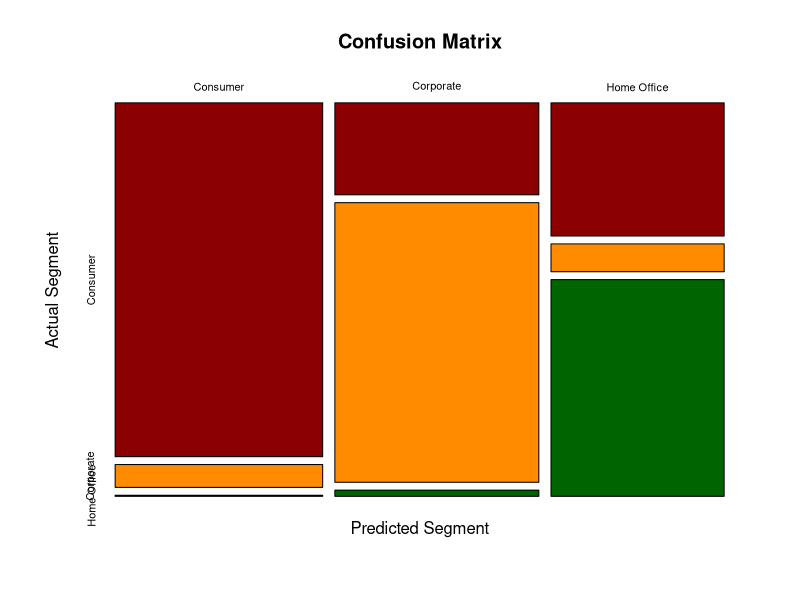
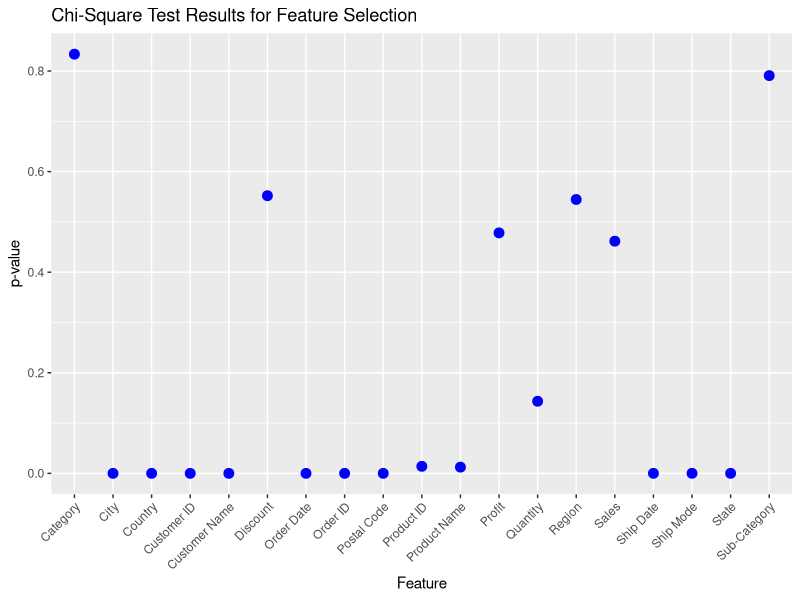
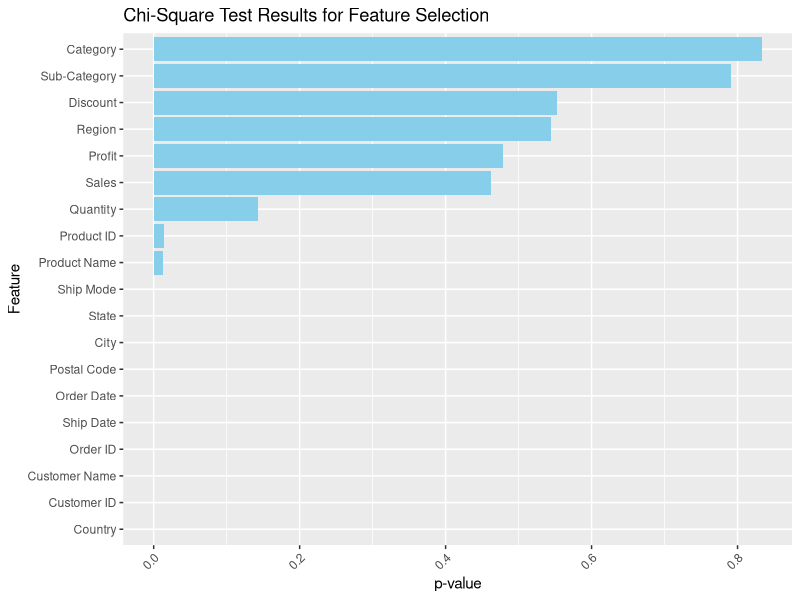

R code for these plots, in order:
# Package to read xls
library(dplyr)
library("readxl")
library(e1071)
library(caret)
library(ggplot2)

# set working directory
setwd("C:/Users/Acer/Dropbox/PC/Desktop/CPC351/project")

# load dataset
sales <- read_excel("Electronic-store-sales-details.xls")

# Converting the attributes to categorical
sales$`Order ID` <- factor(sales$`Order ID`)
sales$`Ship Mode` <- factor(sales$`Ship Mode`)
sales$`Customer ID` <- factor(sales$`Customer ID`)
sales$`Customer Name` <- factor(sales$`Customer Name`)
sales$Segment <- factor(sales$Segment)
sales$Country <- factor(sales$Country)
sales$City <- factor(sales$City)
sales$State <- factor(sales$State)
sales$Region <- factor(sales$Region)
sales$`Product ID` <- factor(sales$`Product ID`)
sales$Category <- factor(sales$Category)
sales$`Sub-Category` <- factor(sales$`Sub-Category`)
sales$`Product Name` <- factor(sales$`Product Name`)

# getting the values in attribute segment
summary(sales$Segment)

# Data preparation

# Check for null values
which(is.na(sales)) # no null values

# Check for duplicate rows
duplicate_indices <- which(duplicated(sales))

# View duplicate rows
duplicate_rows <- sales[duplicate_indices, ] # no duplicate rows

# Remove Row ID attribute because Order ID is already unique
clean_sales <- sales[, !(names(sales) %in% c("Row ID"))]

# Performing data normalisation for scale consistency
# Using range normalization
clean_sales$Sales <- (clean_sales$Sales - min(clean_sales$Sales)) / (max(clean_sales$Sales) - min(clean_sales$Sales))
clean_sales$Quantity <- (clean_sales$Quantity - min(clean_sales$Quantity)) / (max(clean_sales$Quantity) - min(clean_sales$Quantity))
clean_sales$Profit <- (clean_sales$Profit - min(clean_sales$Profit)) / (max(clean_sales$Profit) - min(clean_sales$Profit))

# Perform feature selection using chi-square test
chi_sq_results <- sapply(clean_sales[, -which(names(clean_sales) == "Segment")], function(x) {
  chisq.test(table(x, clean_sales$Segment))$p.value
})

# Select features based on a threshold (e.g., p-value < 0.05)
selected_features <- names(chi_sq_results)[chi_sq_results < 0.05]

# Keep selected features along with the target variable
selected_sales <- clean_sales[, c(selected_features, "Segment")]

# Splitting data set train-test
sample <- sample(c(TRUE, FALSE), nrow(selected_sales), replace = TRUE, prob = c(0.7, 0.3))
train_sales <- selected_sales[sample, ]
test_sales <- selected_sales[!sample, ]

# Convert the target variable (Segment) to a factor
train_sales$Segment <- as.factor(train_sales$Segment)
test_sales$Segment <- as.factor(test_sales$Segment)

# Build the Naive Bayes model
naive_bayes_model <- naiveBayes(Segment ~ ., data = train_sales)

# Print the summary of the model
print(naive_bayes_model)

# Make predictions on the test set
predictions <- predict(naive_bayes_model, newdata = test_sales)

# Create a confusion matrix
conf_matrix <- table(Predicted = predictions, Actual = test_sales$Segment)

# Ensure that the levels of the reference and data are the same
levels(test_sales$Segment) <- levels(predictions)

# Plot the confusion matrix
confusionMatrix_plot <- confusionMatrix(conf_matrix, reference = test_sales$Segment, mode = "everything")

# Display the plot
print(confusionMatrix_plot)

# Define a custom color palette
custom_palette <- c("darkred", "darkorange", "darkgreen", "darkblue")

# Plot the confusion matrix with custom colors
plot(confusionMatrix_plot$table, col = custom_palette, 
     main = "Confusion Matrix", 
     xlab = "Predicted Segment", 
     ylab = "Actual Segment")

# Create a data frame for visualization
chi_sq_data <- data.frame(Feature = names(chi_sq_results), p_value = chi_sq_results)

# Create a scatterplot-like plot with p-values
scatterplot_pvalue <- ggplot(chi_sq_data, aes(x = Feature, y = p_value)) +
  geom_point(color = "blue", size = 3) +  # Set point color and size
  labs(x = "Feature", y = "p-value", title = "Chi-Square Test Results for Feature Selection") +  # Set axis labels and title
  theme(axis.text.x = element_text(angle = 45, hjust = 1))  # Rotate x-axis labels for better visibility

# Display the scatterplot-like plot
print(scatterplot_pvalue)


# Create a data frame for visualization
chi_sq_data <- data.frame(Feature = names(chi_sq_results), p_value = chi_sq_results)

# Sort the data frame by p-value in ascending order
chi_sq_data <- chi_sq_data[order(chi_sq_data$p_value), ]

# Create a bar plot
chi_sq_plot <- ggplot(chi_sq_data, aes(x = reorder(Feature, p_value), y = p_value)) +
  geom_bar(stat = "identity", fill = "skyblue") +  # Bar plot with blue bars
  labs(x = "Feature", y = "p-value", title = "Chi-Square Test Results for Feature Selection") +  # Set axis labels and title
  theme(axis.text.x = element_text(angle = 45, hjust = 1)) +  # Rotate x-axis labels for better visibility
  coord_flip()  # Flip coordinates to create horizontal bars

# Display the bar plot
print(chi_sq_plot)

